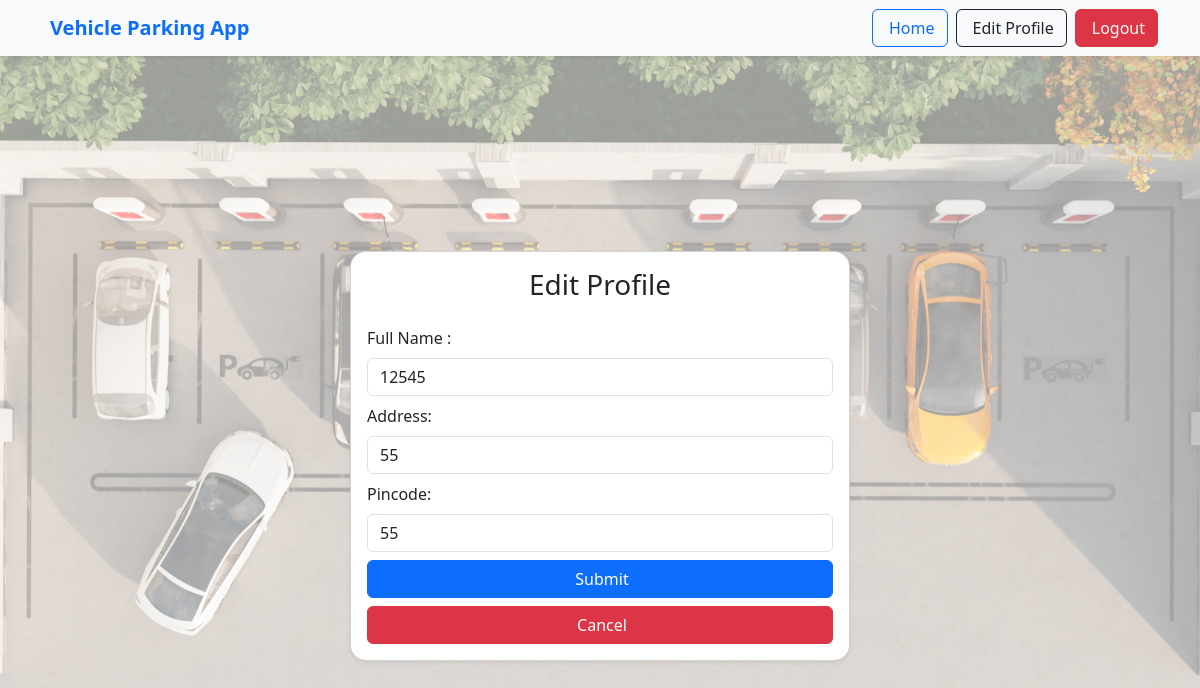
The app's page /edit_profile/2 (signed in) with its own data.
### controller/models.py (models this page shows)
class User(db.Model):
    user_id = db.Column(db.Integer, primary_key=True, autoincrement = True )
    user_email = db.Column(db.String(100), unique = True , nullable = False)
    user_password = db.Column(db.String(250), nullable = False)
    user_name = db.Column(db.String(50), nullable = False)
    user_address = db.Column(db.String(250), nullable = True)
    user_pincode = db.Column(db.String(10), nullable = True)
    role_id = db.Column(db.Integer, db.ForeignKey('role.id'), nullable = True)
    role = db.relationship('Role', backref='user', lazy=True)

### controller/routes.py (the view, shortened to what this page needs)
@app.route('/edit_profile/<int:user_id>', methods=['GET', 'POST'])
def edit_profile(user_id):
    if 'user_email' not in session:
        flash('Please log in to edit your profile.', 'error')
        return redirect(url_for('home'))
    user = User.query.get(user_id)
    if not user:
        flash('User not found.', 'error')
        return redirect(url_for('home'))
    if request.method == 'GET':
        return render_template('edit_profile.html', user = user)

### templates/edit_profile.html (shortened to what this page needs)
{% extends 'base.html' %}
{% block content %}
<div class="container-fluid min-vh-100 d-flex justify-content-center align-items-center">
    <div class="card p-3 shadow-sm w-100 rounded-4" style="max-width: 500px;">
        <h3 class="text-center mb-4">Edit Profile</h3>
        <form method="POST" action={{ url_for('edit_profile', user_id=user.user_id) }}>
            <div class="mb-2">
                <label for="name" class="form-label">Full Name :  </label>
                <input type="text" class="form-control" id="name" name="name" placeholder="Enter Full Name" value="{{ user.user_name }}">
            </div>
            <div class="mb-2">
                <label for="address" class="form-label">Address: </label>
                <input class="form-control" id="address" name="address" placeholder="Enter your address" value="{{ user.user_address }}"></input>
            </div>
            <div class="mb-2">
                <label for="pincode" class="form-label">Pincode: </label>
                <input type="text" class="form-control" id="pincode" name="pincode" placeholder="Enter pincode" value="{{ user.user_pincode }}">
            </div>
            <div class="d-grid mb-2">
          <button type="submit" class="btn btn-primary">
            Submit
          </button>
        </div>
        <div class="d-grid">
          <a href="{{ url_for('home') }}" class="btn btn-danger">
            Cancel
          </a>
        </div>
        </form>
    </div>
</div>
{% endblock %}

### templates/base.html (style rules this page uses)
html, body { height: 100%; margin: 0; padding: 0; }
body { background-image: url('/static/back.jpg'); background-size: cover; background-repeat: no-repeat; background-position: center center; }

### records on screen
User: name "12545", address "55", pincode "55"
